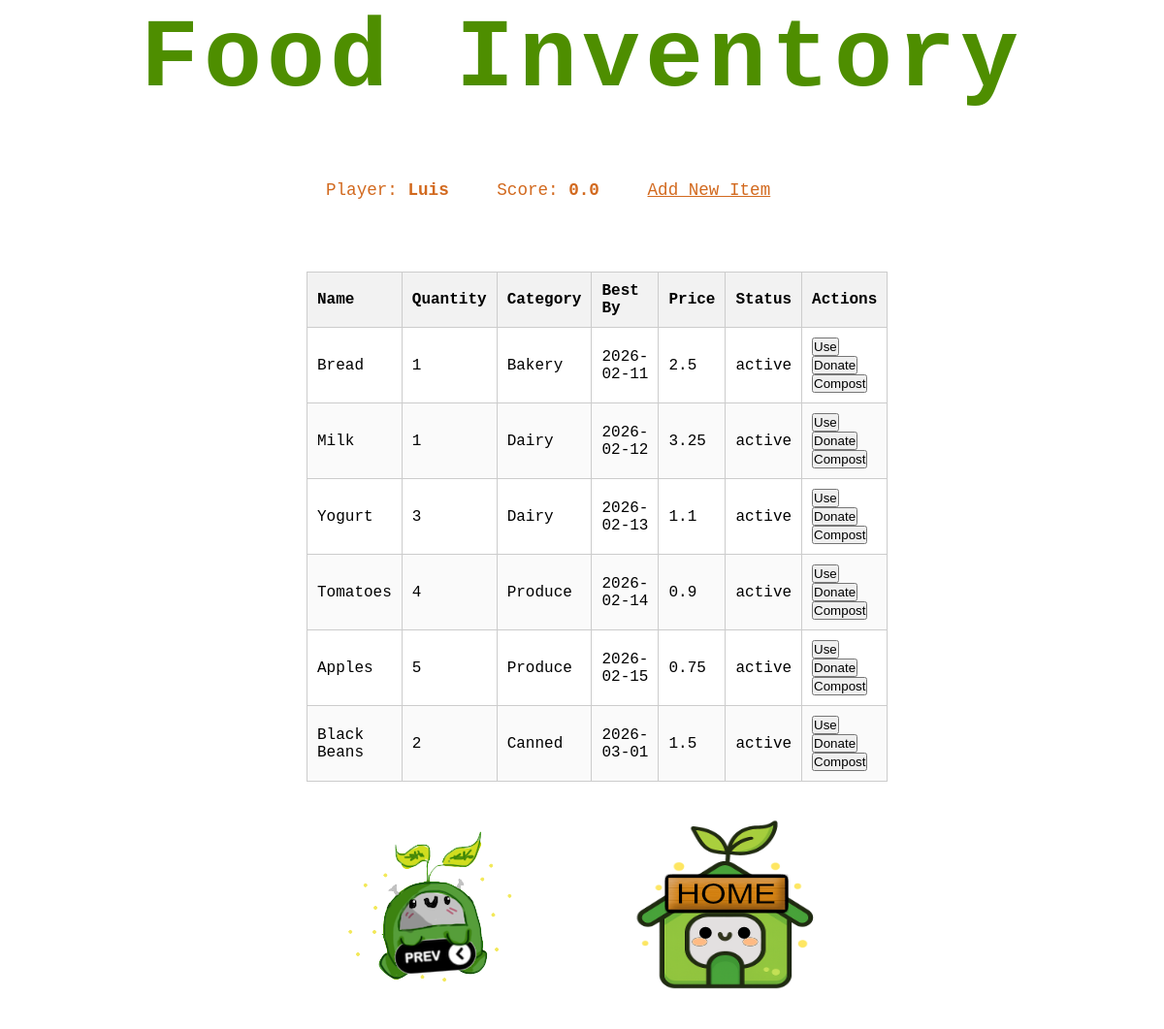
The page /inventory?player_id=1 on the database its author committed.
### tables this page shows
CREATE TABLE players (
    id INTEGER PRIMARY KEY AUTOINCREMENT,
    name TEXT NOT NULL UNIQUE,
    score REAL NOT NULL DEFAULT 0
);

CREATE TABLE inventory (
    id INTEGER PRIMARY KEY AUTOINCREMENT,
    player_id INTEGER NOT NULL,
    name TEXT NOT NULL,
    category TEXT NOT NULL,
    quantity INTEGER NOT NULL,
    best_by TEXT NOT NULL,
    price REAL NOT NULL,
    status TEXT NOT NULL DEFAULT 'active',  -- active, used, donated, composted, wasted
    FOREIGN KEY (player_id) REFERENCES players(id)
);

### app.py (the view)
@app.route("/inventory")
def inventory_page():
    player_id = request.args.get("player_id")
    if not player_id:
        return redirect("/")
    db = get_db()
    current_player = db.execute(
        "SELECT * FROM players WHERE id = ?", (player_id,)
    ).fetchone()
    items = db.execute(
        "SELECT * FROM inventory WHERE player_id = ? ORDER BY best_by ASC",
        (player_id,)
    ).fetchall()
    db.close()
    return render_template(
        "InventoryPage.html",
        items=items,
        current_player=current_player
    )

### app.py (called while the page is built)
def get_db():
    conn = sqlite3.connect("inventory.db")
    conn.row_factory = sqlite3.Row
    return conn

### templates/InventoryPage.html (shortened to what this page needs)
{% extends 'InventoryPageSetup.html' %}
{% block head %}
<link rel="stylesheet" href="{{ url_for('static', filename='css/homestyle.css') }}">
{% endblock %}
{% block body %}
<div class="welcome1">
    <h1>Food Inventory</h1>
</div>
<div class="body">
    <p class="text">Player: <strong>{{ current_player.name }}</strong></p>
    <p class="text">Score: <strong>{{ current_player.score }}</strong></p>
    <a href="{{ url_for('add_item_page', player_id=current_player.id) }}" class="text">Add New Item</a>
</div>
<div class="body">
    <table class="inventory-table" id="inventoryTable">
        <thead>
            <tr>
                <th>Name</th>
                <th>Quantity</th>
                <th>Category</th>
                <th>Best By</th>
                <th>Price</th>
                <th>Status</th>
                <th>Actions</th>
            </tr>
        </thead>
        <tbody>
            {% for item in items %}
            <tr>
                <td>{{ item.name }}</td>
                <td>{{ item.quantity }}</td>
                <td>{{ item.category }}</td>
                <td>{{ item.best_by }}</td>
                <td>{{ item.price }}</td>
                <td>{{ item.status }}</td>
                <td>
                    {% if item.status == 'active' %}
                        <form action="{{ url_for('use_item', item_id=item.id, player_id=current_player.id) }}" method="POST" style="display:inline;">
                            <button type="submit">Use</button>
                        </form>
                        <form action="{{ url_for('donate_item', item_id=item.id, player_id=current_player.id) }}" method="POST" style="display:inline;">
                            <button type="submit">Donate</button>
                        </form>
                        <form action="{{ url_for('compost_item', item_id=item.id, player_id=current_player.id) }}" method="POST" style="display:inline;">
                            <button type="submit">Compost</button>
                        </form>
                    {% endif %}
                </td>
            </tr>
            {% endfor %}
        </tbody>
    </table>
    <br /><br />
    <div class="images">
        <a href="javascript:history.back()">
            <img src="{{ url_for('static', filename='Pictures/BinnyBack.png') }}" alt="bot" class="binnybot">
        </a>
        <a href="/">
            <img src="{{ url_for('static', filename='Pictures/BinnyHome.png') }}" alt="homebot" class="binnyhome">
        </a>
    </div>
</div>
{% endblock %}

### templates/InventoryPageSetup.html (shortened to what this page needs)
<!DOCTYPE html>
<html>
<head>
    <link rel="stylesheet" href="{{ url_for('static', filename='css/mainstyle.css') }}">
    {% block head %}{% endblock %}
</head>
<body>
    {% block body %}{% endblock %}
</body>
</html>

### static/css/mainstyle.css (style rules this page uses)
* { margin: 0; padding: 0; box-sizing: border-box; }
body { font-family: 'Andale Mono', 'Courier New', monospace; }

### static/css/homestyle.css (style rules this page uses)
* { margin: 0; padding: 0; box-sizing: border-box; }
.body { width: 100%; max-width: 600px; margin: 0 auto; padding: 16px; }
.images { display: flex; justify-content: center; gap: clamp(10px, 6vw, 40px); flex-wrap: wrap; align-items: flex-start; animation: bounce 300ms alternate infinite cubic-bezier(.2, .65, .6, 1), typing 3.5s steps(23, end); }
.binnybot { max-width: 100%; height: auto; }
.welcome1 { text-align: center; margin-bottom: 20px; }
.welcome1 h1 { display: inline-block; font-size: clamp(100px, 10vw, 80px); color: #4e8e00; font-family: 'Andale Mono', 'Courier New', monospace; overflow: hidden; white-space: normal; margin: 5px ; letter-spacing: 0.05em; animation: typing 3.5s steps(23, end),blink-caret 1s step-end infinite; }
.body .text { font-family: 'Andale Mono', 'Courier New', monospace; display: inline-block; text-align: center; padding: 12px 20px; margin: 10px auto; color: chocolate; font-size: 1.1rem; }
.inventory-table { width: 100%; border-collapse: collapse; margin-top: 20px; font-family: 'Andale Mono', 'Courier New', monospace; }
.inventory-table th, .inventory-table td { border: 1px solid #ccc; padding: 10px; text-align: left; }
.inventory-table th { background-color: #f2f2f2; font-weight: bold; }
.inventory-table tr:nth-child(even) { background-color: #fafafa; }

### rows shown on the page
players: name "Luis", score "0.0"
inventory: name "Bread", quantity "1", category "Bakery", best_by "2026-02-11", price "2.5", status "active"
inventory: name "Milk", quantity "1", category "Dairy", best_by "2026-02-12", price "3.25", status "active"
inventory: name "Yogurt", quantity "3", category "Dairy", best_by "2026-02-13", price "1.1", status "active"
inventory: name "Tomatoes", quantity "4", category "Produce", best_by "2026-02-14", price "0.9", status "active"
inventory: name "Apples", quantity "5", category "Produce", best_by "2026-02-15", price "0.75", status "active"
inventory: name "Black Beans", quantity "2", category "Canned", best_by "2026-03-01", price "1.5", status "active"
